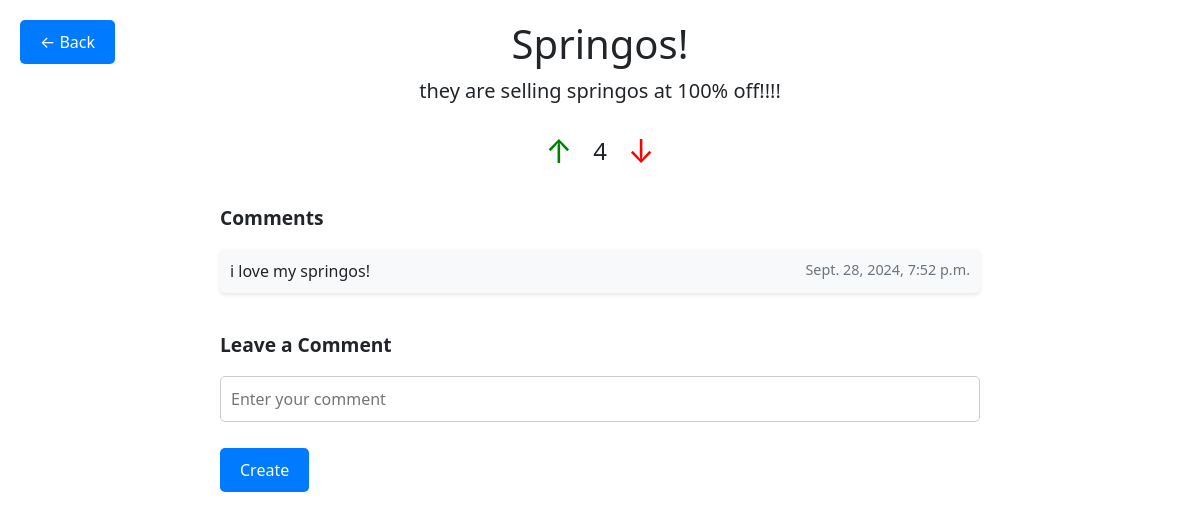
The app's page /app/post/2/, older data.
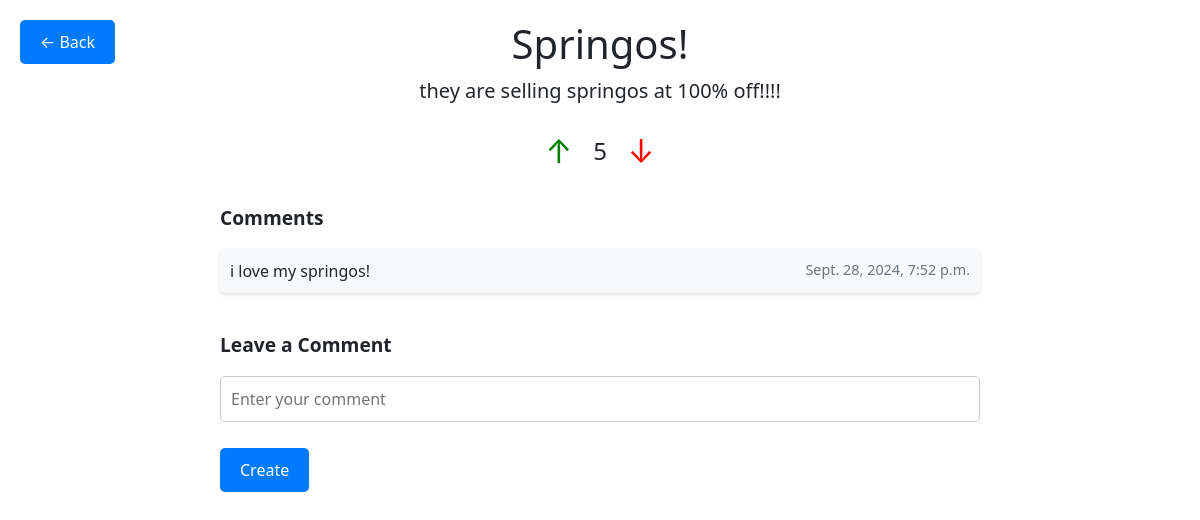
The same page, newer data.
### deals/models.py (models this page shows, shortened)
class Post(models.Model):
    product_name = models.CharField(max_length=200)
    location_name = models.CharField(max_length = 200)
    location_street_address = models.CharField(max_length = 200)
    location_lat = models.FloatField(default = 36.1446206)
    location_long = models.FloatField(default = -86.8032659)
    info_text = models.CharField(max_length = 500)
    score = models.IntegerField(default = 0)
    post_date = models.DateTimeField("date posted")
    tags = models.ManyToManyField(Tag)

### deals/views.py (the view)
# urls.py: path("post/<int:post_id>/", views.detail, name="detail"),
def detail(request, post_id: int) -> HttpResponse:
    post = get_object_or_404(Post, pk=post_id)
    return render(request, "deals/detail.html", {"post": post})

### deals/templates/deals/detail.html (shortened to what this page needs)
<!DOCTYPE html>
<html lang="en">
<head>
    <link href="https://cdn.jsdelivr.net/npm/bootstrap@5.3.0-alpha1/dist/css/bootstrap.min.css" rel="stylesheet">
</head>
<body>
    <a href="{% url 'deals:home'%}" class="back-button">← Back </a>
    <div class="page-container">
        <h1>{{ post.product_name }}</h1>
        <p class="lead text-center">{{ post.info_text }}</p>
        <form method="post" action="{% url 'deals:vote' post.id %}">
            <div class="vote-section">
                <button type="submit" name="upvote" class="vote-btn upvote">↑</button>
                <h3 id="score">{{ post.score }}</h3>
                <button type="submit" name="downvote" class="vote-btn downvote">↓</button>
            </div>
        </form>
        <div class="comment-list">
            <h2 class="comment-heading">Comments</h2>
            <ul class="list-unstyled">
                {% for comment in post.comment_set.all %}
                    <li class="comment-item">
                        {{ comment.body_text }}
                        <span class="comment-date">{{ comment.post_date }}</span>
                    </li>
                {% endfor %}
            </ul>
        </div>
        <div class="comment-section">
            <h2 class="comment-heading">Leave a Comment</h2>
            <form action="{% url 'deals:commenthandler' post.id%}" method="post">
                <fieldset>
                    <p>
                        <input type="text" name="comment_text" class="comment-input" placeholder="Enter your comment" required />
                    </p>
                </fieldset>
                <input type="submit" value="Create" class="submit-btn">
            </form>
        </div>
    </div>
</body>
</html>

Row changes from the older to the newer data that the page shows:
changed Post "Springos!": score "4" → "5"
